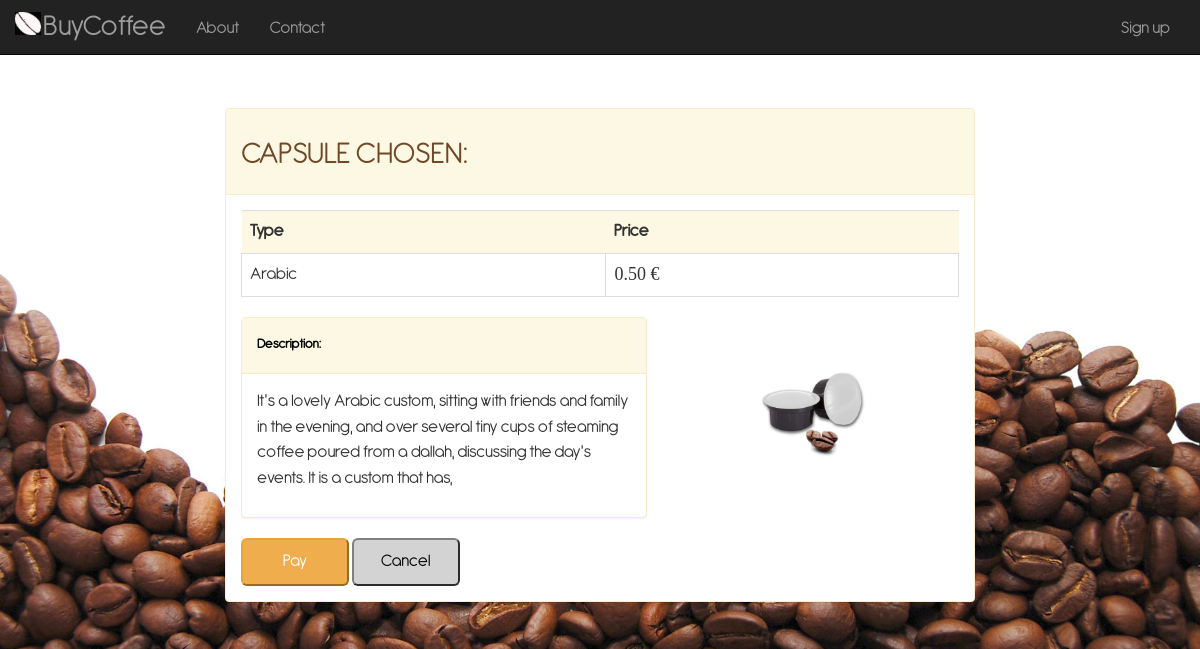
The page /coffee/Arabic/payment/ on the database as committed earlier.
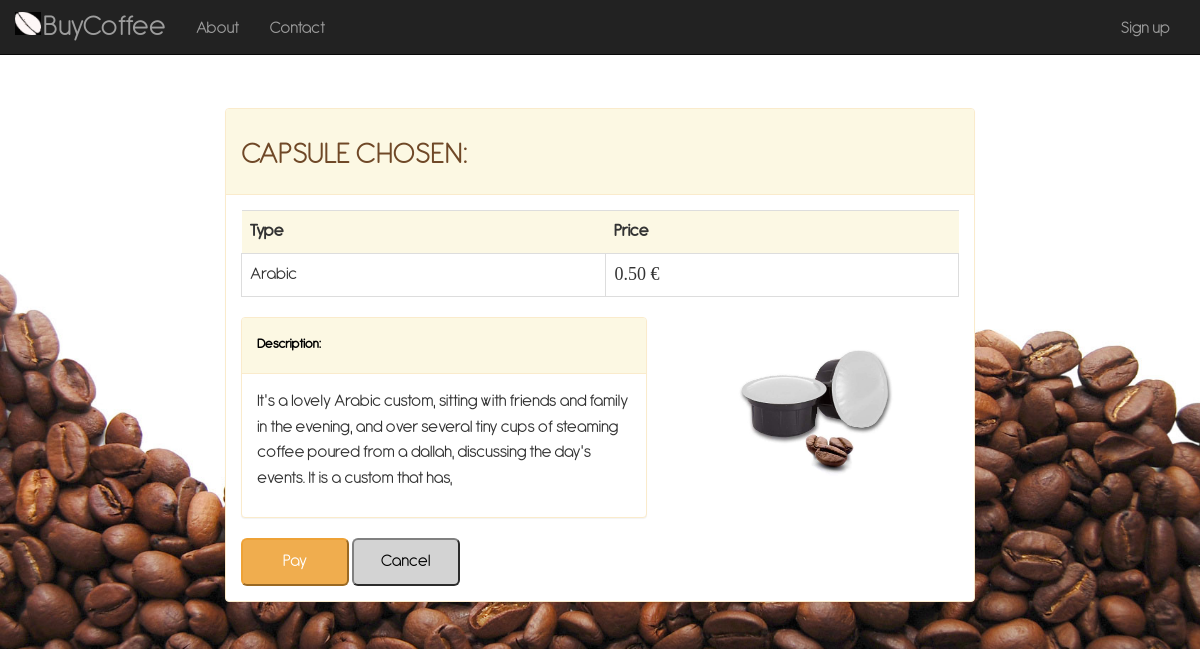
The same page on the database as committed later.
### coffee/models.py (models this page shows, shortened)
class CoffeeCapsule(models.Model):
    AMERICAN = 'American'
    ARABIC = 'Arabic'
    COFFEE_CHOICES = (
        (AMERICAN, 'American'),
        (ARABIC, 'Arabic'),
    )
    coffeeType = models.CharField('Type', choices=COFFEE_CHOICES, max_length=25)
    additionDate = models.DateTimeField('addition date', default=timezone.now)
    expirationDate = models.DateTimeField('expiration date')
    coffeeDescription = models.TextField('Description', max_length=400, help_text="Insert a brief product description")
    coffeePrice = models.DecimalField('Price', max_digits=4, decimal_places=2, default=0.50)
    coffeeQuantity = models.PositiveSmallIntegerField('Quantity', default=1, editable=True)
    coffeeImage = models.ImageField(blank=True, null=True)
    def __str__(self):
        return str(self.coffeeType)

### coffee/views.py (the view)
# urls.py: path('<str:coffeeType>/payment/', views.payment, name='payment'),
def payment(request, coffeeType):
    capsules = CoffeeCapsule.objects.filter(coffeeType=coffeeType).order_by('additionDate')
    return render(request, 'coffee/payment.html', {'capsule': capsules[0]})

### coffee/templates/coffee/payment.html (shortened to what this page needs)
<!DOCTYPE html>
<html lang="en">
<head>
    {% load static %}
    <link href="{% static '/coffee/css/bootstrap.min.css' %}" rel="stylesheet" type="text/css">
    <link href="{% static '/coffee/css/custom.css' %}" rel="stylesheet">
</head>
<body>
<nav class="navbar navbar-inverse navbar-fixed-top" role="navigation">
        <div class="container">
            <div class="navbar-header">
                <a class="navbar-brand" href="{% url 'index' %}">
                    BuyCoffee
                </a>
            </div>
            <div class="collapse navbar-collapse" id="bs-example-navbar-collapse-1">
                <ul class="nav navbar-nav">
                    <li>
                        <a href="{% url 'about' %}">About</a>
                    </li>
                    <li>
                        <a href="{% url 'contact' %}">Contact</a>
                    </li>
                </ul>
                <ul class="nav navbar-nav navbar-right">
                    <li>
                        <a id="signup" href="{% url 'registration' %}">Sign up</a>
                    </li>
                </ul>
            </div>
        </div>
    </nav>
<form action="{% url 'loginPage' capsule.coffeeType %}" method="post">
    <div class="container-fluid">
        <div class="panel panel-warning">
            <div class="panel-heading">
                <h1>CAPSULE CHOSEN: </h1>
            </div>
            <div id="panel-index-body" class="panel-body">
                <table class="table">
                    <tr class="table-warning">
                        <td class="table-warning"><b>Type</b></td>
                        <td class="table-warning"><b>Price</b></td>
                    </tr>
                    <tr>
                        <td class="table-bordered">{{ capsule }}</td>
                        <td id="paymentPriceId" class="table-bordered">{{ capsule.coffeePrice }} €</td>
                    </tr>
                </table>
                <div class="row">
                    <div class="col-lg-7">
                        <div class="panel panel-warning">
                            <div class="panel-heading"><h5><b><font color="black">Description: </font></b></h5></div>
                            <div class="panel-body"><p>{{ capsule.coffeeDescription }}</p></div>
                        </div>
                    </div>
                    <div class="col-lg-3">
                        {% if capsule.coffeeImage != None %}
                            <img id="image" src="{{ capsule.coffeeImage.url }}" alt="Image of our coffee capsule">
                        {% endif %}
                    </div>
                </div>
                <input type="submit" class="btn-warning btn-lg" name="coffeeType" value="Pay">
                <a class="nounderline" href="{% url 'index' %}">
                    <button type="button" class="btn-secondary btn-lg">
                            Cancel
                    </button>
                </a>
            </div>
        </div>
    </div>
</form>
</body>
</html>

Rows that differ between the two databases and show on the page:
changed CoffeeCapsule "Arabic": coffeeImage: a different picture
